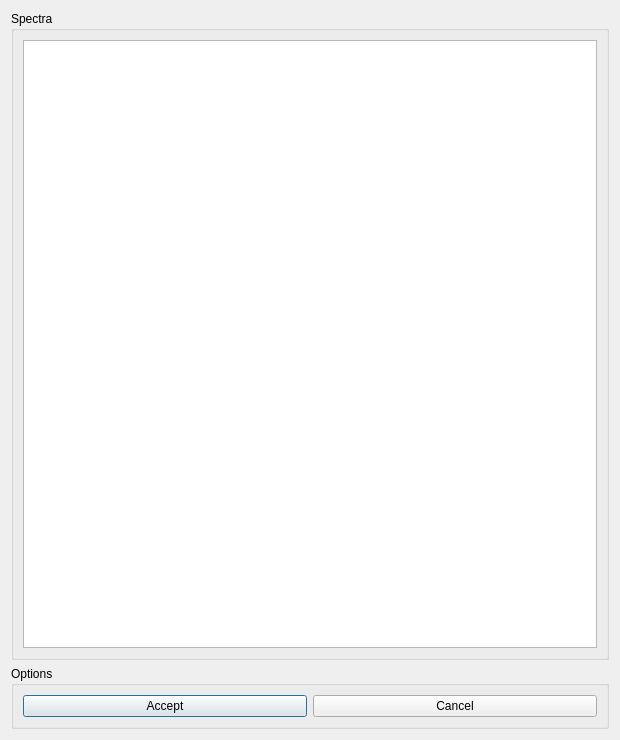
<?xml version="1.0" encoding="UTF-8"?>
<ui version="4.0">
 <class>MrsTmpltList</class>
 <widget class="QDialog" name="MrsTmpltList">
  <property name="geometry">
   <rect>
    <x>0</x>
    <y>0</y>
    <width>620</width>
    <height>740</height>
   </rect>
  </property>
  <property name="windowTitle">
   <string>Template selection</string>
  </property>
  <layout class="QGridLayout" name="gridLayout_2">
   <item row="0" column="0">
    <layout class="QGridLayout" name="gridLayout">
     <item row="0" column="0">
      <widget class="QGroupBox" name="groupBox">
       <property name="sizePolicy">
        <sizepolicy hsizetype="Preferred" vsizetype="Minimum">
         <horstretch>0</horstretch>
         <verstretch>0</verstretch>
        </sizepolicy>
       </property>
       <property name="title">
        <string>Spectra</string>
       </property>
       <layout class="QVBoxLayout" name="verticalLayout_2">
        <item>
         <layout class="QVBoxLayout" name="verticalLayout">
          <item>
           <widget class="QListWidget" name="templateListWidget"/>
          </item>
         </layout>
        </item>
       </layout>
      </widget>
     </item>
     <item row="1" column="0">
      <widget class="QGroupBox" name="groupBox_2">
       <property name="sizePolicy">
        <sizepolicy hsizetype="Preferred" vsizetype="Fixed">
         <horstretch>0</horstretch>
         <verstretch>0</verstretch>
        </sizepolicy>
       </property>
       <property name="title">
        <string>Options</string>
       </property>
       <layout class="QHBoxLayout" name="horizontalLayout_2">
        <item>
         <layout class="QHBoxLayout" name="horizontalLayout">
          <item>
           <widget class="QPushButton" name="acceptButton">
            <property name="text">
             <string>Accept</string>
            </property>
           </widget>
          </item>
          <item>
           <widget class="QPushButton" name="cancelButton">
            <property name="text">
             <string>Cancel</string>
            </property>
           </widget>
          </item>
         </layout>
        </item>
       </layout>
      </widget>
     </item>
    </layout>
   </item>
  </layout>
 </widget>
 <resources/>
 <connections>
  <connection>
   <sender>acceptButton</sender>
   <signal>clicked()</signal>
   <receiver>MrsTmpltList</receiver>
   <slot>accept()</slot>
   <hints>
    <hint type="sourcelabel">
     <x>163</x>
     <y>707</y>
    </hint>
    <hint type="destinationlabel">
     <x>309</x>
     <y>369</y>
    </hint>
   </hints>
  </connection>
  <connection>
   <sender>cancelButton</sender>
   <signal>clicked()</signal>
   <receiver>MrsTmpltList</receiver>
   <slot>reject()</slot>
   <hints>
    <hint type="sourcelabel">
     <x>455</x>
     <y>707</y>
    </hint>
    <hint type="destinationlabel">
     <x>309</x>
     <y>369</y>
    </hint>
   </hints>
  </connection>
 </connections>
</ui>
